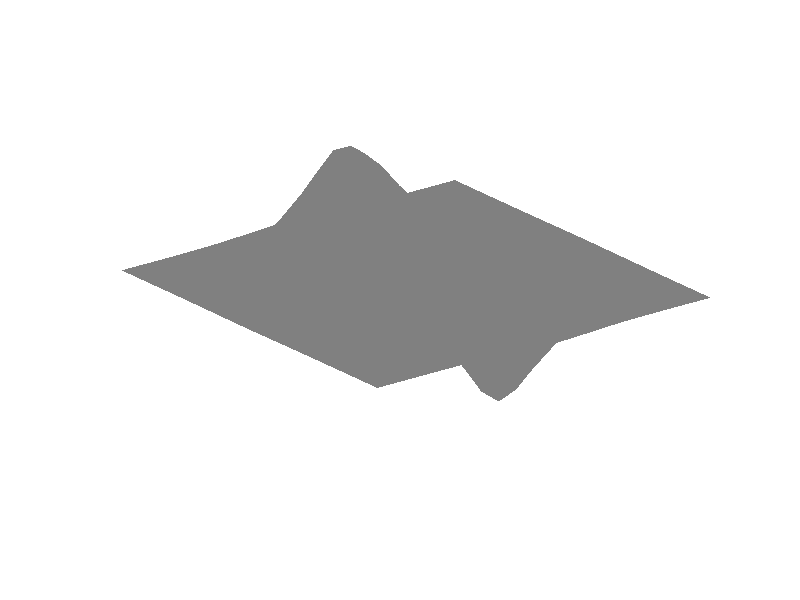

Here is the MATLAB script that generated this plot: (Note: this script raises an error after producing the figure.)
%=============================================================================
% Copyright (c) 2016-present Allan CORNET (Nelson)
%=============================================================================
% This file is part of Nelson.
%=============================================================================
% LICENCE_BLOCK_BEGIN
% SPDX-License-Identifier: LGPL-3.0-or-later
% LICENCE_BLOCK_END
%=============================================================================
% A captured flat surface shows no seam along its face edges: every pixel inside
% the silhouette keeps the face colour, with antialiasing on and off.
%=============================================================================
for smoothing = {'on', 'off'}
  f = figure('Visible', 'off', 'Position', [100 100 800 600], 'Color', [1 1 1], 'GraphicsSmoothing', smoothing{1});
  ax = axes(f);
  surf(ax, peaks(20), ones(20), 'EdgeColor', 'none');
  colormap(ax, [0.5 0.5 0.5]);
  axis(ax, 'off');
  drawnow;
  fr = getframe(f);
  img = double(fr.cdata);
  grey = all(abs(img - 128) <= 2, 3);
  covered = ~all(img >= 250, 3);
  % stay away from the antialiased silhouette: erode the covered area by 3 pixels
  inside = covered;
  for dx = -3:3
    for dy = -3:3
      inside = inside & circshift(covered, [dy dx]);
    end
  end
  assert_istrue(nnz(inside) > 50000);
  assert_isequal(nnz(inside & ~grey), 0);
  close(f);
end
%=============================================================================
